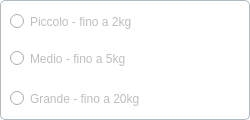
               <widget class="QFrame" name="deliveryTypeFrame">
                <property name="enabled">
                 <bool>true</bool>
                </property>
                <property name="minimumSize">
                 <size>
                  <width>250</width>
                  <height>120</height>
                 </size>
                </property>
                <property name="maximumSize">
                 <size>
                  <width>250</width>
                  <height>120</height>
                 </size>
                </property>
                <property name="styleSheet">
                 <string notr="true">border: 1px solid #aeb9c6;
border-radius: 5px;
background-color: rgb(255, 255, 255);</string>
                </property>
                <property name="frameShape">
                 <enum>QFrame::NoFrame</enum>
                </property>
                <property name="frameShadow">
                 <enum>QFrame::Raised</enum>
                </property>
                <widget class="QRadioButton" name="mediumSize">
                 <property name="enabled">
                  <bool>false</bool>
                 </property>
                 <property name="geometry">
                  <rect>
                   <x>10</x>
                   <y>47</y>
                   <width>221</width>
                   <height>23</height>
                  </rect>
                 </property>
                 <property name="font">
                  <font>
                   <family>Arial</family>
                   <pointsize>9</pointsize>
                  </font>
                 </property>
                 <property name="styleSheet">
                  <string notr="true">border: 0px;</string>
                 </property>
                 <property name="text">
                  <string>Medio - fino a 5kg</string>
                 </property>
                 <attribute name="buttonGroup">
                  <string notr="true">buttonGroup_2</string>
                 </attribute>
                </widget>
                <widget class="QRadioButton" name="bigSize">
                 <property name="enabled">
                  <bool>false</bool>
                 </property>
                 <property name="geometry">
                  <rect>
                   <x>10</x>
                   <y>87</y>
                   <width>221</width>
                   <height>23</height>
                  </rect>
                 </property>
                 <property name="font">
                  <font>
                   <family>Arial</family>
                   <pointsize>9</pointsize>
                  </font>
                 </property>
                 <property name="styleSheet">
                  <string notr="true">border: 0px;</string>
                 </property>
                 <property name="text">
                  <string>Grande - fino a 20kg</string>
                 </property>
                 <attribute name="buttonGroup">
                  <string notr="true">buttonGroup_2</string>
                 </attribute>
                </widget>
                <widget class="QRadioButton" name="smallSize">
                 <property name="enabled">
                  <bool>false</bool>
                 </property>
                 <property name="geometry">
                  <rect>
                   <x>10</x>
                   <y>10</y>
                   <width>221</width>
                   <height>23</height>
                  </rect>
                 </property>
                 <property name="font">
                  <font>
                   <family>Arial</family>
                   <pointsize>9</pointsize>
                  </font>
                 </property>
                 <property name="styleSheet">
                  <string notr="true">border: 0px;</string>
                 </property>
                 <property name="text">
                  <string>Piccolo - fino a 2kg</string>
                 </property>
                 <attribute name="buttonGroup">
                  <string notr="true">buttonGroup_2</string>
                 </attribute>
                </widget>
               </widget>
